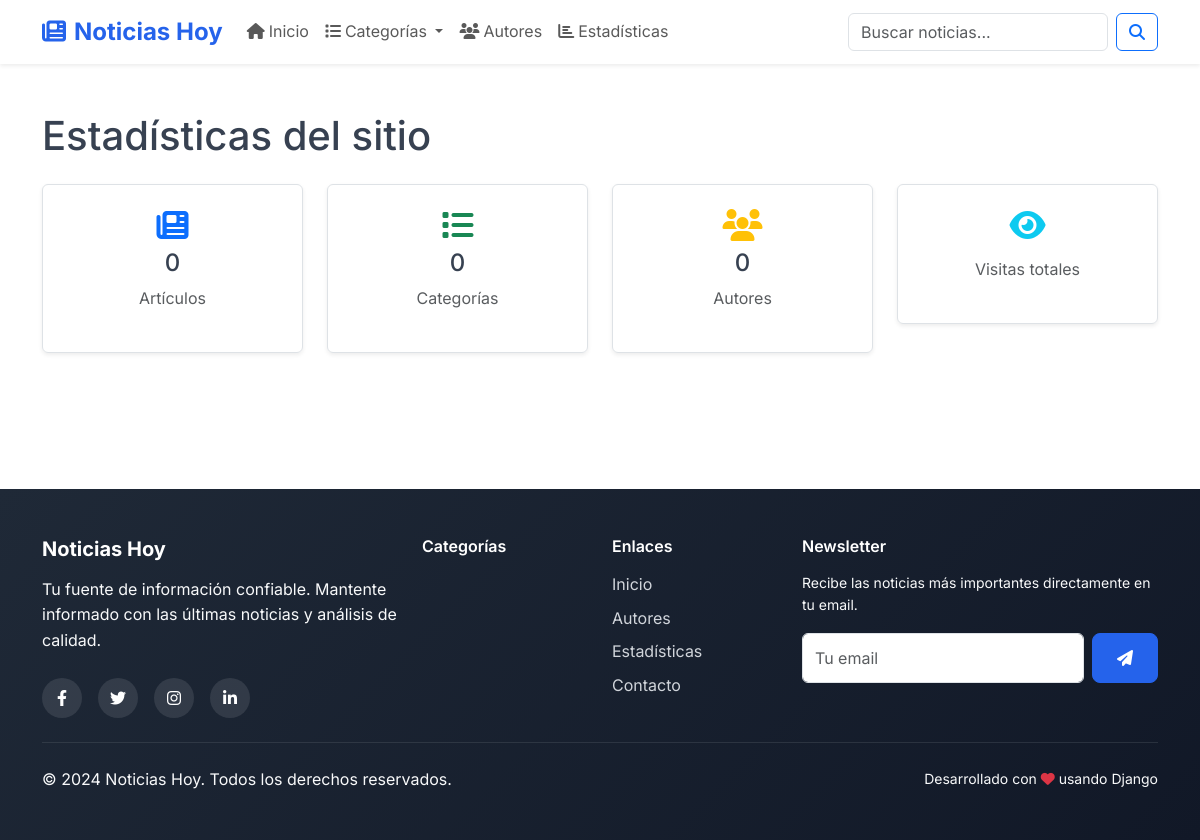
Before: /estadisticas/ with the older database file.
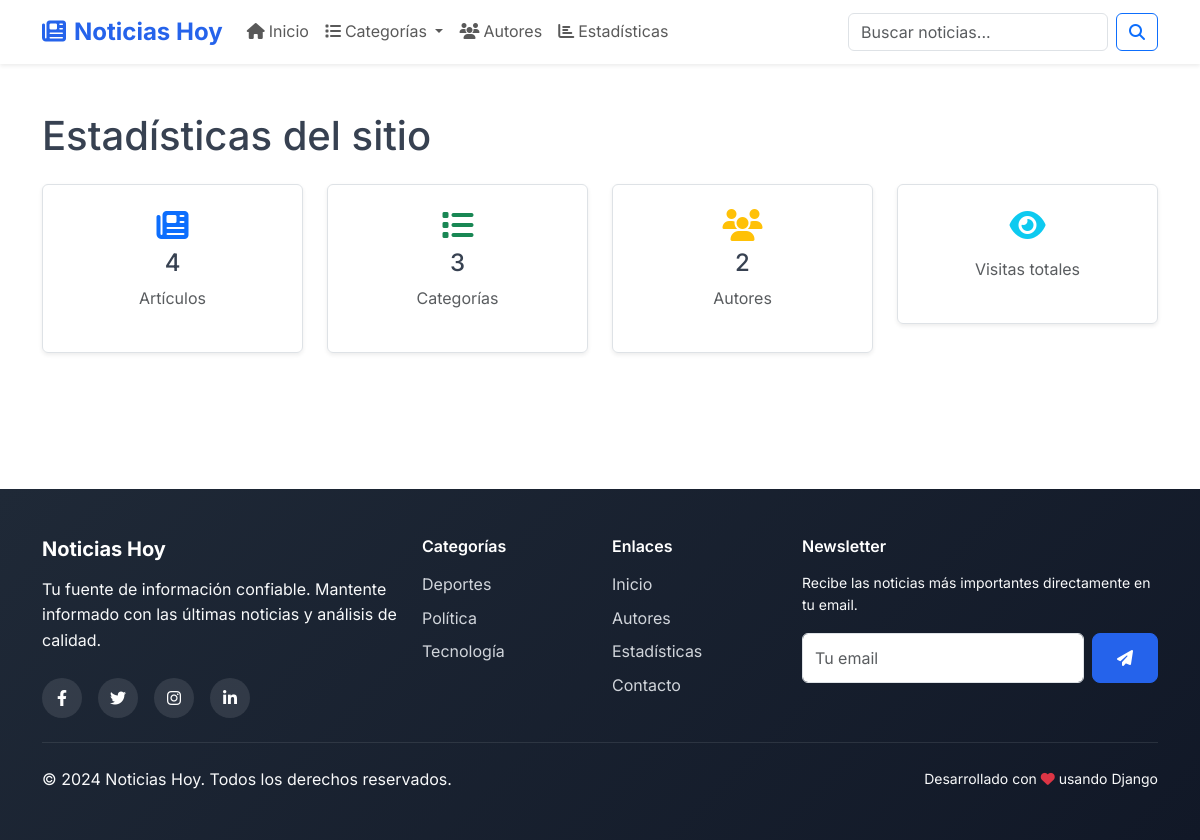
After: the same page with the newer database file.
### news/models.py (models this page shows, shortened)
class Categoria(models.Model):
    nombre = models.CharField(
        max_length=100,
        unique=True,
        help_text="Nombre de la categoría (ej: Tecnología, Deportes)"
    )
    slug = models.SlugField(
        max_length=100,
        unique=True,
        blank=True,
        help_text="URL amigable generada automáticamente"
    )
    descripcion = models.TextField(
        blank=True,
        help_text="Descripción opcional de la categoría"
    )
    fecha_creacion = models.DateTimeField(auto_now_add=True)
    class Meta:
        verbose_name = "Categoría"
        verbose_name_plural = "Categorías"
        ordering = ['nombre']

### news/views.py (the view)
# urls.py: path('estadisticas/', views.estadisticas_view, name='estadisticas'),
def estadisticas_view(request):
    context = {
        'total_articulos': Articulo.objects.filter(publicado=True).count(),
        'total_categorias': Categoria.objects.count(),
        'total_autores': Autor.objects.filter(activo=True).count(),
        'total_comentarios': Comentario.objects.filter(aprobado=True).count(),
        'articulos_mas_vistos': Articulo.objects.filter(
            publicado=True
        ).order_by('-vistas')[:5],
        'categorias_populares': Categoria.objects.annotate(
            articulos_count=Count('articulos', filter=Q(articulos__publicado=True))
        ).filter(articulos_count__gt=0).order_by('-articulos_count')[:5]
    }
    return render(request, 'news/estadisticas.html', context)

### news/context_processors.py (called while the page is built)
def global_context(request):
    return {
        'categorias_menu': Categoria.objects.annotate(
            articulos_count=Count('articulos', filter=Q(articulos__publicado=True))
        ).filter(articulos_count__gt=0)[:6],
        'articulos_sidebar': Articulo.objects.filter(
            publicado=True
        ).order_by('-vistas')[:5],
        'site_name': 'Noticias Hoy',
        'site_description': 'Tu fuente de información confiable'
    }

### templates/news/estadisticas.html (shortened to what this page needs)
{% extends "base.html" %}
{% block content %}
<div class="container py-5">
    <h1 class="mb-4">Estadísticas del sitio</h1>
    <div class="row text-center">
        <div class="col-md-3 col-6 mb-4">
            <div class="p-4 border rounded shadow-sm">
                <i class="fas fa-newspaper fa-2x text-primary mb-2"></i>
                <h4>{{ total_articulos }}</h4>
                <p class="text-muted">Artículos</p>
            </div>
        </div>
        <div class="col-md-3 col-6 mb-4">
            <div class="p-4 border rounded shadow-sm">
                <i class="fas fa-list fa-2x text-success mb-2"></i>
                <h4>{{ total_categorias }}</h4>
                <p class="text-muted">Categorías</p>
            </div>
        </div>
        <div class="col-md-3 col-6 mb-4">
            <div class="p-4 border rounded shadow-sm">
                <i class="fas fa-users fa-2x text-warning mb-2"></i>
                <h4>{{ total_autores }}</h4>
                <p class="text-muted">Autores</p>
            </div>
        </div>
        <div class="col-md-3 col-6 mb-4">
            <div class="p-4 border rounded shadow-sm">
                <i class="fas fa-eye fa-2x text-info mb-2"></i>
                <p class="text-muted">Visitas totales</p>
            </div>
        </div>
    </div>
</div>
{% endblock %}

### templates/base.html (shortened to what the changed rows need)
<!DOCTYPE html>
<html lang="es">
<head>
    <link href="https://cdn.jsdelivr.net/npm/bootstrap@5.3.2/dist/css/bootstrap.min.css" rel="stylesheet">
    <link rel="stylesheet" href="https://cdnjs.cloudflare.com/ajax/libs/font-awesome/6.4.0/css/all.min.css">
</head>
<body>
    <main>
        {% block content %}{% endblock %}
    </main>
    <footer class="py-5">
        <div class="container">
            <div class="row g-4">
                <div class="col-lg-2 col-md-6">
                    <ul class="list-unstyled">
                        {% for categoria in categorias_menu %}
                            <li class="mb-2">
                                <a href="{% url 'categoria_detail' categoria.slug %}" class="footer-link">
                                    {{ categoria.nombre }}
                                </a>
                            </li>
                        {% endfor %}
                    </ul>
                </div>
            </div>
        </div>
    </footer>
</body>
</html>

Changed rows visible on the page:
added Categoria: nombre "Deportes"
added Categoria: nombre "Política"
added Categoria: nombre "Tecnología"
Other visible differences:
{{ total_articulos }}: "0" → "4"
{{ total_categorias }}: "0" → "3"
{{ total_autores }}: "0" → "2"
